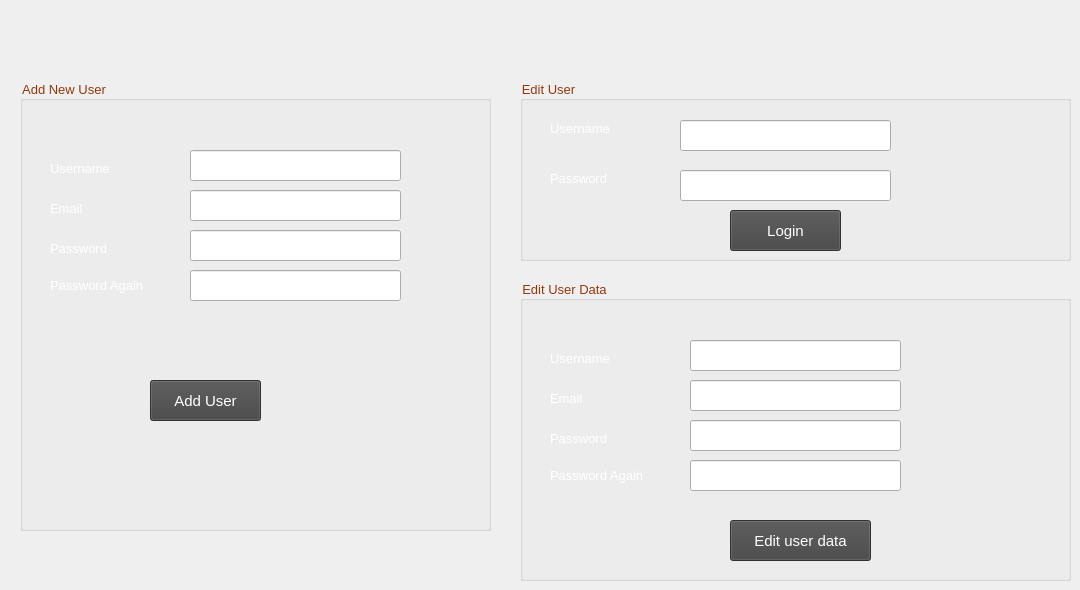
    <widget class="QWidget" name="tab_2">
     <attribute name="title">
      <string>Tab 2</string>
     </attribute>
     <widget class="QGroupBox" name="groupBox">
      <property name="geometry">
       <rect>
        <x>20</x>
        <y>80</y>
        <width>471</width>
        <height>451</height>
       </rect>
      </property>
      <property name="font">
       <font>
        <pointsize>10</pointsize>
       </font>
      </property>
      <property name="styleSheet">
       <string notr="true">color: rgb(144, 57, 14);</string>
      </property>
      <property name="title">
       <string>Add New User</string>
      </property>
      <widget class="QLabel" name="label_28">
       <property name="geometry">
        <rect>
         <x>30</x>
         <y>80</y>
         <width>91</width>
         <height>16</height>
        </rect>
       </property>
       <property name="font">
        <font>
         <family>Segoe UI</family>
         <pointsize>10</pointsize>
        </font>
       </property>
       <property name="styleSheet">
        <string notr="true">color: rgb(255, 255, 255);</string>
       </property>
       <property name="text">
        <string>Username</string>
       </property>
      </widget>
      <widget class="QLabel" name="label_29">
       <property name="geometry">
        <rect>
         <x>30</x>
         <y>160</y>
         <width>91</width>
         <height>16</height>
        </rect>
       </property>
       <property name="font">
        <font>
         <family>Segoe UI</family>
         <pointsize>10</pointsize>
        </font>
       </property>
       <property name="styleSheet">
        <string notr="true">color: rgb(255, 255, 255);</string>
       </property>
       <property name="text">
        <string>Password</string>
       </property>
      </widget>
      <widget class="QLabel" name="label_30">
       <property name="geometry">
        <rect>
         <x>30</x>
         <y>190</y>
         <width>151</width>
         <height>31</height>
        </rect>
       </property>
       <property name="font">
        <font>
         <family>Segoe UI</family>
         <pointsize>10</pointsize>
        </font>
       </property>
       <property name="styleSheet">
        <string notr="true">color: rgb(255, 255, 255);</string>
       </property>
       <property name="text">
        <string>Password Again</string>
       </property>
      </widget>
      <widget class="QLabel" name="label_31">
       <property name="geometry">
        <rect>
         <x>30</x>
         <y>120</y>
         <width>91</width>
         <height>16</height>
        </rect>
       </property>
       <property name="font">
        <font>
         <family>Segoe UI</family>
         <pointsize>10</pointsize>
        </font>
       </property>
       <property name="styleSheet">
        <string notr="true">color: rgb(255, 255, 255);</string>
       </property>
       <property name="text">
        <string>Email</string>
       </property>
      </widget>
      <widget class="QLineEdit" name="lineEdit_15">
       <property name="geometry">
        <rect>
         <x>170</x>
         <y>70</y>
         <width>211</width>
         <height>31</height>
        </rect>
       </property>
      </widget>
      <widget class="QLineEdit" name="lineEdit_16">
       <property name="geometry">
        <rect>
         <x>170</x>
         <y>190</y>
         <width>211</width>
         <height>31</height>
        </rect>
       </property>
       <property name="text">
        <string/>
       </property>
       <property name="echoMode">
        <enum>QLineEdit::Password</enum>
       </property>
      </widget>
      <widget class="QLineEdit" name="lineEdit_17">
       <property name="geometry">
        <rect>
         <x>170</x>
         <y>110</y>
         <width>211</width>
         <height>31</height>
        </rect>
       </property>
      </widget>
      <widget class="QLineEdit" name="lineEdit_18">
       <property name="geometry">
        <rect>
         <x>170</x>
         <y>150</y>
         <width>211</width>
         <height>31</height>
        </rect>
       </property>
       <property name="echoMode">
        <enum>QLineEdit::Password</enum>
       </property>
      </widget>
      <widget class="QPushButton" name="pushButton_13">
       <property name="geometry">
        <rect>
         <x>130</x>
         <y>300</y>
         <width>111</width>
         <height>41</height>
        </rect>
       </property>
       <property name="font">
        <font>
         <family>Segoe UI</family>
         <pointsize>11</pointsize>
        </font>
       </property>
       <property name="styleSheet">
        <string notr="true">background-color: rgb(68, 68, 68);
color: rgb(255, 255, 255);</string>
       </property>
       <property name="text">
        <string>Add User</string>
       </property>
      </widget>
     </widget>
     <widget class="QGroupBox" name="groupBox_2">
      <property name="geometry">
       <rect>
        <x>520</x>
        <y>80</y>
        <width>551</width>
        <height>181</height>
       </rect>
      </property>
      <property name="font">
       <font>
        <pointsize>10</pointsize>
       </font>
      </property>
      <property name="styleSheet">
       <string notr="true">color: rgb(144, 57, 14);</string>
      </property>
      <property name="title">
       <string>Edit User</string>
      </property>
      <widget class="QLineEdit" name="lineEdit_19">
       <property name="geometry">
        <rect>
         <x>160</x>
         <y>90</y>
         <width>211</width>
         <height>31</height>
        </rect>
       </property>
       <property name="echoMode">
        <enum>QLineEdit::Password</enum>
       </property>
      </widget>
      <widget class="QLabel" name="label_32">
       <property name="geometry">
        <rect>
         <x>30</x>
         <y>90</y>
         <width>91</width>
         <height>16</height>
        </rect>
       </property>
       <property name="font">
        <font>
         <family>Segoe UI</family>
         <pointsize>10</pointsize>
        </font>
       </property>
       <property name="styleSheet">
        <string notr="true">color: rgb(255, 255, 255);</string>
       </property>
       <property name="text">
        <string>Password</string>
       </property>
      </widget>
      <widget class="QLabel" name="label_33">
       <property name="geometry">
        <rect>
         <x>30</x>
         <y>40</y>
         <width>91</width>
         <height>16</height>
        </rect>
       </property>
       <property name="font">
        <font>
         <family>Segoe UI</family>
         <pointsize>10</pointsize>
        </font>
       </property>
       <property name="styleSheet">
        <string notr="true">color: rgb(255, 255, 255);</string>
       </property>
       <property name="text">
        <string>Username</string>
       </property>
      </widget>
      <widget class="QLineEdit" name="lineEdit_20">
       <property name="geometry">
        <rect>
         <x>160</x>
         <y>40</y>
         <width>211</width>
         <height>31</height>
        </rect>
       </property>
      </widget>
      <widget class="QPushButton" name="pushButton_14">
       <property name="geometry">
        <rect>
         <x>210</x>
         <y>130</y>
         <width>111</width>
         <height>41</height>
        </rect>
       </property>
       <property name="font">
        <font>
         <family>Segoe UI</family>
         <pointsize>11</pointsize>
        </font>
       </property>
       <property name="styleSheet">
        <string notr="true">background-color: rgb(68, 68, 68);
color: rgb(255, 255, 255);</string>
       </property>
       <property name="text">
        <string>Login</string>
       </property>
      </widget>
     </widget>
     <widget class="QGroupBox" name="groupBox_3">
      <property name="geometry">
       <rect>
        <x>520</x>
        <y>280</y>
        <width>551</width>
        <height>301</height>
       </rect>
      </property>
      <property name="font">
       <font>
        <pointsize>10</pointsize>
       </font>
      </property>
      <property name="styleSheet">
       <string notr="true">color: rgb(144, 57, 14);</string>
      </property>
      <property name="title">
       <string>Edit User Data</string>
      </property>
      <widget class="QPushButton" name="pushButton_15">
       <property name="geometry">
        <rect>
         <x>210</x>
         <y>240</y>
         <width>141</width>
         <height>41</height>
        </rect>
       </property>
       <property name="font">
        <font>
         <family>Segoe UI</family>
         <pointsize>11</pointsize>
        </font>
       </property>
       <property name="styleSheet">
        <string notr="true">background-color: rgb(68, 68, 68);
color: rgb(255, 255, 255);</string>
       </property>
       <property name="text">
        <string>Edit user data</string>
       </property>
      </widget>
      <widget class="QLineEdit" name="lineEdit_21">
       <property name="geometry">
        <rect>
         <x>170</x>
         <y>140</y>
         <width>211</width>
         <height>31</height>
        </rect>
       </property>
       <property name="echoMode">
        <enum>QLineEdit::Password</enum>
       </property>
      </widget>
      <widget class="QLabel" name="label_34">
       <property name="geometry">
        <rect>
         <x>30</x>
         <y>150</y>
         <width>91</width>
         <height>16</height>
        </rect>
       </property>
       <property name="font">
        <font>
         <family>Segoe UI</family>
         <pointsize>10</pointsize>
        </font>
       </property>
       <property name="styleSheet">
        <string notr="true">color: rgb(255, 255, 255);</string>
       </property>
       <property name="text">
        <string>Password</string>
       </property>
      </widget>
      <widget class="QLabel" name="label_35">
       <property name="geometry">
        <rect>
         <x>30</x>
         <y>180</y>
         <width>151</width>
         <height>31</height>
        </rect>
       </property>
       <property name="font">
        <font>
         <family>Segoe UI</family>
         <pointsize>10</pointsize>
        </font>
       </property>
       <property name="styleSheet">
        <string notr="true">color: rgb(255, 255, 255);</string>
       </property>
       <property name="text">
        <string>Password Again</string>
       </property>
      </widget>
      <widget class="QLabel" name="label_36">
       <property name="geometry">
        <rect>
         <x>30</x>
         <y>70</y>
         <width>91</width>
         <height>16</height>
        </rect>
       </property>
       <property name="font">
        <font>
         <family>Segoe UI</family>
         <pointsize>10</pointsize>
        </font>
       </property>
       <property name="styleSheet">
        <string notr="true">color: rgb(255, 255, 255);</string>
       </property>
       <property name="text">
        <string>Username</string>
       </property>
      </widget>
      <widget class="QLineEdit" name="lineEdit_22">
       <property name="geometry">
        <rect>
         <x>170</x>
         <y>60</y>
         <width>211</width>
         <height>31</height>
        </rect>
       </property>
      </widget>
      <widget class="QLabel" name="label_37">
       <property name="geometry">
        <rect>
         <x>30</x>
         <y>110</y>
         <width>91</width>
         <height>16</height>
        </rect>
       </property>
       <property name="font">
        <font>
         <family>Segoe UI</family>
         <pointsize>10</pointsize>
        </font>
       </property>
       <property name="styleSheet">
        <string notr="true">color: rgb(255, 255, 255);</string>
       </property>
       <property name="text">
        <string>Email</string>
       </property>
      </widget>
      <widget class="QLineEdit" name="lineEdit_23">
       <property name="geometry">
        <rect>
         <x>170</x>
         <y>180</y>
         <width>211</width>
         <height>31</height>
        </rect>
       </property>
       <property name="text">
        <string/>
       </property>
       <property name="echoMode">
        <enum>QLineEdit::Password</enum>
       </property>
      </widget>
      <widget class="QLineEdit" name="lineEdit_24">
       <property name="geometry">
        <rect>
         <x>170</x>
         <y>100</y>
         <width>211</width>
         <height>31</height>
        </rect>
       </property>
      </widget>
     </widget>
    </widget>
